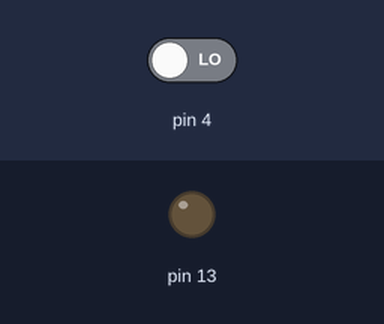
The sketch below on a simulated Arduino Uno, built for the host (arithmetic inside an expression is 32-bit, double 64-bit). Parts: output pins drawn as LEDs (lit = HIGH). The inputs (shaded band) are chosen by the test bench; at power-on: pin 4 LOW. What the sketch prints to the serial monitor is not drawn.

Above: at 4.2 s.
4.3 s: pin 4 driven HIGH
At 5.8 s:
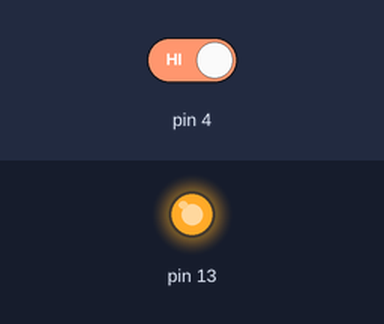
Timing chart, 0 to 8.5 s (numbered marks = the images above; inputs shaded):
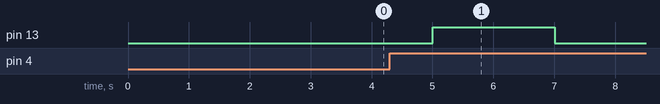

Measured:
- after the input at 4.3 s, pin 13: LOW → HIGH after 0.70 s, → LOW 2.0 s later

The sketch:

arduino-gsm-shield-kap_alarm.ino
```cpp
// https://github.com/gnybaris
// IG @gnybaris


#include <GSM.h> // gsm kütüphanesini dahil ediyoruz
#define PINNUMBER "" // Sim kartın pin numarası var ise tırnak içinde ("0000") yazınız. Sim kartın girişinde pin numarası yok ise boş bırakınız.

GSM gsmAccess;
GSM_SMS sms;

boolean halleffect = false;
int led_sure = 0; //ledi yakma suresi icin degisken
unsigned long oncekiZaman = 0; //onceki zamani tuttugumuz degisken

void setup() {
  Serial.begin(9600); // serial bağlantıyı oluşturuyoruz

  while (!Serial) { ; }
  Serial.println("SMS Gondermek Icin Hazirlaniyor..! \nGSM Sinyalleri Aranıyor..!\n"); // Serial port ekranından aşamaları izleyebilmemiz için uyarı metini.
  boolean notConnected = true; // bağlantı kontrolleri
  while (notConnected) {
      if (gsmAccess.begin(PINNUMBER) == GSM_READY) {
           notConnected = false; // bağlantı oluşmazsa
    }
      else {
    Serial.println("Baglanti Kurulamadi... \nTekran Baglanti Araniyor..!\n"); // Serial port ekranından aşamaları izleyebilmemiz için uyarı metini.
    delay(1000);
    }
    }

  Serial.println("GSM Baslatildi. Sistem Sorunsuz Calisiyor. :)"); // Serial port ekranından aşamaları izleyebilmemiz için uyarı metini.

       pinMode(13, OUTPUT);

  sms.beginSMS("+905"); // sms gönderilecek telefon numarasını başında ülke alan kodu olacak şekilde yazınız.
  sms.print("Sistem Acildi \nGSM Sorunsuz Calisiyor :)\n "); // Gönderliecek ilk sms gsm çalıştığını haberini verecektir
  sms.endSMS();
    Serial.println("\nSISTEM MESAJI ATILDI -1\n"); // Serial port ekranından aşamaları izleyebilmemiz için uyarı metini.

  // ikinci veya daha fazla telefon numarası eklenebilir ve her telefon için ayrı ayrı metin düzenlenmesi yapılabilir.
//  sms.beginSMS("+905"); // sms gönderilecek telefon numarasını başında ülke alan kodu olacak şekilde yazınız.
//  sms.print("Sistem Acildi \nGSM Sorunsuz Calisiyor :)\n ");// Gönderliecek ilk sms gsm çalıştığını haberini verecektir
//  sms.endSMS();
//  Serial.println("\nSISTEM MESAJI ATILDI -2\n"); // Serial port ekranından aşamaları izleyebilmemiz için uyarı metini.

}

void loop() {

          //sensor için
      if (digitalRead(4) == HIGH && !halleffect) {
        led_sure = 1; // ledi 1 saniye yak
        halleffect = true; // basildimi true olsun ki buraya bir daha bakmasin
      }
      else if (digitalRead(4) == LOW) {
        halleffect = false;
      }
        //sensor için son

      if (millis() - oncekiZaman > 1000) { // su anki zamandan onceki zamani cikardigimizda kalan fark 1000ms ise

      //led için
      if (led_sure > 0) { //ledi yakma suresi 0 dan buyukse bunu buton basildiginda aliyor
        digitalWrite(13, HIGH); //ledi yak
        led_sure--; // her seferinde ledi yakma suresini 1 eksik yapiyoruz

        sms.beginSMS("+905"); // sms gönderilecek telefon numarasını başında ülke alan kodu olacak şekilde yazınız.
        sms.print("!! GUVENLIK PROBLEMI !! \nKAPI ACILDI \n \nDIKKAT !!\n "); // uyarı sms metini
        sms.endSMS();
        Serial.println("\nMANYETİK ALAN DİSİ - ISLEM BASARILI!-1\n"); // Serial port ekranından aşamaları izleyebilmemiz için uyarı metini.

//        sms.beginSMS("+905"); // sms gönderilecek telefon numarasını başında ülke alan kodu olacak şekilde yazınız.
//        sms.print("!! GUVENLIK PROBLEMI !! \nKAPI ACILDI \n \nDIKKAT !!\n "); // uyarı sms metini
//        sms.endSMS();
//        Serial.println("\nMANYETİK ALAN DİSİ - ISLEM BASARILI!-2\n"); // Serial port ekranından aşamaları izleyebilmemiz için uyarı metini.

      } else {
        digitalWrite(13, LOW); //ledi sondur
      }
       //led için son

  oncekiZaman = millis();
    }
    }
```
